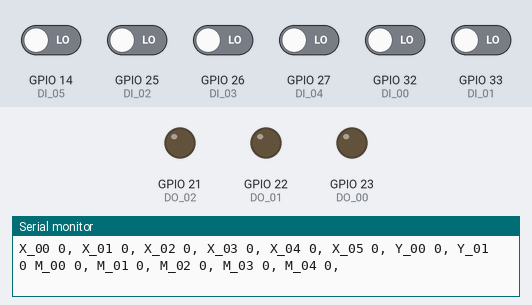
Simulated run of this sketch. Board: ESP32. Shown: output pins drawn as LEDs (lit = HIGH), the last lines printed to the serial monitor. Inputs (shaded band) come from the test bench; at power-on: GPIO 14 (DI_05), GPIO 25 (DI_02), GPIO 26 (DI_03), GPIO 27 (DI_04), GPIO 32 (DI_00), GPIO 33 (DI_01) LOW.

Above: at 1.2 s.
1.3 s: GPIO 32 (DI_00) driven HIGH
At 2.0 s:
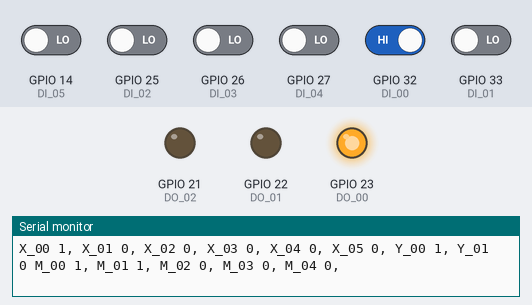
2.8 s: GPIO 26 (DI_03) driven HIGH
At 4.2 s:
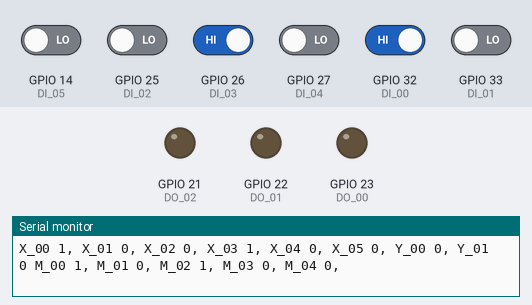
5.8 s: GPIO 25 (DI_02) driven HIGH
At 6.6 s:
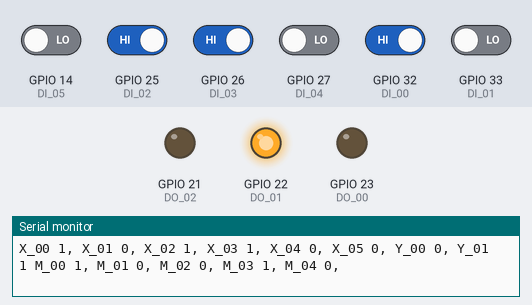
7.3 s: GPIO 14 (DI_05) driven HIGH
At 7.6 s:
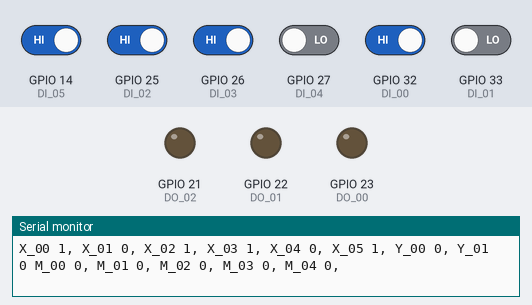
Timing chart, 0 to 10.3 s (numbered marks = the images above; inputs shaded):
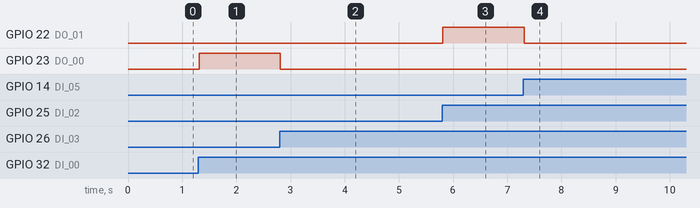

The sketch:

05_estampadora_1.ino
```cpp
/* Definicion de pines */
int DI_00 = 32;
int DI_01 = 33;
int DI_02 = 25;
int DI_03 = 26;
int DI_04 = 27;
int DI_05 = 14;

int DO_00 = 23;
int DO_01 = 22;
int DO_02 = 21;

// Señales virtuales
// Entradas
byte X_00 = 0;
byte X_01 = 0;
byte X_02 = 0;
byte X_03 = 0;
byte X_04 = 0;
byte X_05 = 0;

byte Y_00 = 0;
byte Y_01 = 0;
byte Y_02 = 0;

byte M_00 = 0;
byte M_01 = 0;
byte M_02 = 0;
byte M_03 = 0;
byte M_04 = 0;

/////////////////////////////////////////// Temporizadores

#define  numeroDeTON 16

struct temporizador {
    byte entrada;
    byte salida;
    unsigned long tiempo;
    unsigned long tiempoActual;
} TON[numeroDeTON];


struct temporizadorAux {
    byte bandera;
    unsigned long tiempo_Aux1;
    unsigned long tiempo_Aux2;
} TON_Aux[numeroDeTON];

void actualizarTON (int);


void setup() {
  pinMode(DI_00, INPUT);
  pinMode(DI_01, INPUT);
  pinMode(DI_02, INPUT);
  pinMode(DI_03, INPUT);
  pinMode(DI_04, INPUT);
  pinMode(DI_05, INPUT);


  pinMode(DO_00, OUTPUT);
  pinMode(DO_01, OUTPUT);
  pinMode(DO_02, OUTPUT);

  // Definicion de Teporizadores
  TON[0].tiempo = (unsigned long) 5000;
  TON[1].tiempo = (unsigned long) 2000;
  TON[2].tiempo = (unsigned long) 6000;

  Serial.begin(115200);
}

void loop() {
  //programa

  // Activacion del sistema
  M_00 =(X_00 || M_00) && !X_01 && !M_04;

  // Etapa A+
  M_01 = M_00 && !M_02 && !M_03;
  // Etapa A-
  M_02 = M_00 && ( (M_01 && X_03) || M_02 ) && !M_03;
  // Etapa B+
  M_03 = M_00 && ( (M_02 && X_02) || M_03 ) && !M_04;
  // Etapa B-
  M_04 = M_00 && ( (M_03 && X_05) || M_04 ) && !X_04;

  // Salidas
  Y_00 = M_00 && (M_01 || Y_00) && !M_02;
  Y_01 = M_00 && (M_03 || Y_01) && !M_04;

  // Para debugear
  Serial.printf("\nX_00 %d, X_01 %d, X_02 %d, X_03 %d, X_04 %d, X_05 %d, Y_00 %d, Y_01 %d M_00 %d, M_01 %d, M_02 %d, M_03 %d, M_04 %d,",
      X_00, X_01,  X_02, X_03,  X_04, X_05,Y_00, Y_01, M_00, M_01,  M_02, M_03,  M_04);

  // Mapeando entradas y salidas
  X_00 = digitalRead(DI_00);
  X_01 = digitalRead(DI_01);
  X_02 = digitalRead(DI_02);
  X_03 = digitalRead(DI_03);
  X_04 = digitalRead(DI_04);
  X_05 = digitalRead(DI_05);


  digitalWrite(DO_00, Y_00);
  digitalWrite(DO_01, Y_01);
  digitalWrite(DO_02, Y_02);

}


/////////////////////////////////////////// Temporizadores

void actualizarTON (int i) {
     if (TON [i].entrada)
   {
        if (!TON_Aux[i].bandera) {
           TON_Aux[i].bandera = true;
           TON_Aux[i].tiempo_Aux1 = millis ();
        }
        TON_Aux[i].tiempo_Aux2 = millis ();
        TON [i].tiempoActual = TON_Aux[i].tiempo_Aux2 - TON_Aux[i].tiempo_Aux1;

        if (TON [i].tiempoActual > TON [i].tiempo) {
            TON [i].salida = true;
        }
    } else {
        TON [i].salida = false;
        TON_Aux[i].bandera = false;
    }
}
```

Measured:
- after the input at 1.3 s, GPIO 23 (DO_00): LOW → HIGH at once
- after the input at 2.8 s, GPIO 23 (DO_00): HIGH → LOW at once
- after the input at 5.8 s, GPIO 22 (DO_01): LOW → HIGH at once
- after the input at 7.3 s, GPIO 22 (DO_01): HIGH → LOW at once
